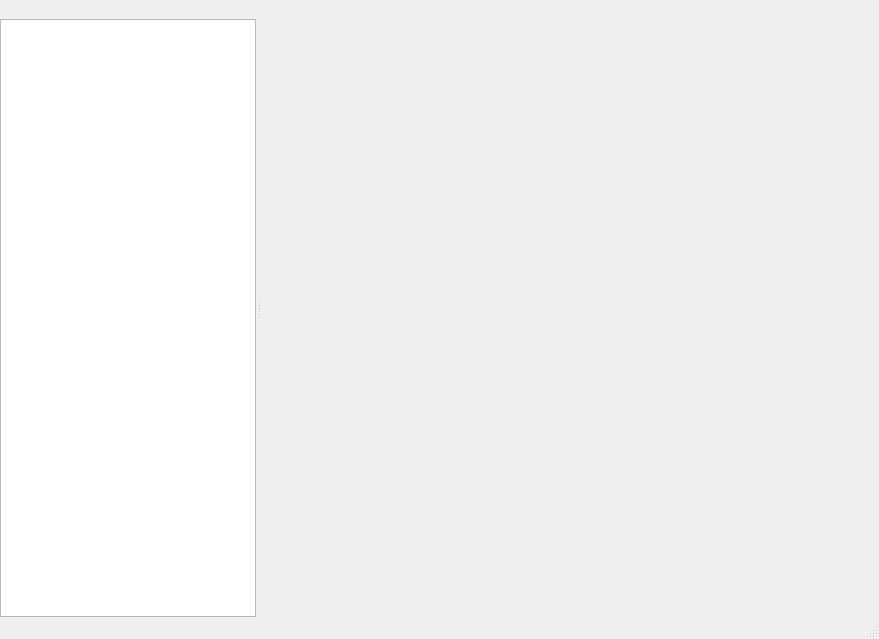
<?xml version="1.0" encoding="UTF-8"?>
<ui version="4.0">
 <class>MainWindow</class>
 <widget class="QMainWindow" name="MainWindow">
  <property name="geometry">
   <rect>
    <x>0</x>
    <y>0</y>
    <width>879</width>
    <height>639</height>
   </rect>
  </property>
  <property name="windowTitle">
   <string>MainWindow</string>
  </property>
  <widget class="QWidget" name="centralwidget">
   <layout class="QGridLayout" name="gridLayout_2">
    <property name="leftMargin">
     <number>0</number>
    </property>
    <property name="bottomMargin">
     <number>0</number>
    </property>
    <item row="0" column="0">
     <widget class="QStackedWidget" name="stackedWidget">
      <property name="lineWidth">
       <number>1</number>
      </property>
      <property name="currentIndex">
       <number>0</number>
      </property>
      <widget class="QWidget" name="page">
       <layout class="QGridLayout" name="gridLayout_3">
        <property name="leftMargin">
         <number>0</number>
        </property>
        <property name="topMargin">
         <number>0</number>
        </property>
        <property name="rightMargin">
         <number>0</number>
        </property>
        <property name="bottomMargin">
         <number>0</number>
        </property>
        <property name="spacing">
         <number>0</number>
        </property>
       </layout>
      </widget>
      <widget class="QWidget" name="page_2"/>
     </widget>
    </item>
   </layout>
  </widget>
  <widget class="QMenuBar" name="menubar">
   <property name="geometry">
    <rect>
     <x>0</x>
     <y>0</y>
     <width>879</width>
     <height>24</height>
    </rect>
   </property>
  </widget>
  <widget class="QStatusBar" name="statusbar"/>
  <widget class="QDockWidget" name="dockWidget">
   <property name="features">
    <set>QDockWidget::NoDockWidgetFeatures</set>
   </property>
   <property name="allowedAreas">
    <set>Qt::NoDockWidgetArea</set>
   </property>
   <property name="windowTitle">
    <string/>
   </property>
   <attribute name="dockWidgetArea">
    <number>1</number>
   </attribute>
   <widget class="QWidget" name="dockWidgetContents">
    <layout class="QGridLayout" name="gridLayout">
     <property name="leftMargin">
      <number>0</number>
     </property>
     <property name="topMargin">
      <number>0</number>
     </property>
     <property name="rightMargin">
      <number>0</number>
     </property>
     <property name="bottomMargin">
      <number>0</number>
     </property>
     <property name="spacing">
      <number>0</number>
     </property>
     <item row="0" column="0">
      <widget class="QTreeView" name="treeView"/>
     </item>
    </layout>
   </widget>
  </widget>
 </widget>
 <resources/>
 <connections/>
</ui>
